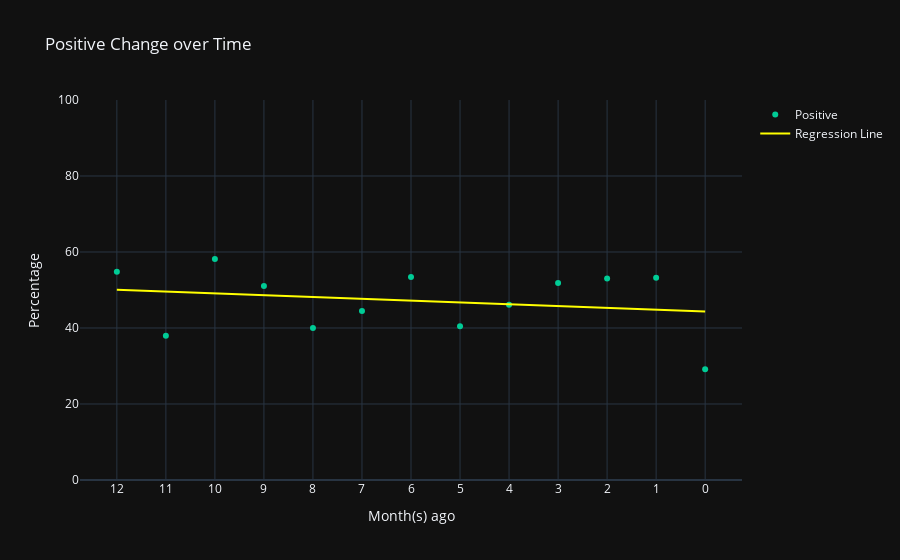

Notebook code cell kept with this figure:
### Markdown cell above
# Subgraph

### Code cell
y_values = df_groupby_date_label['POSITIVE']/df_groupby_date_label['TOTAL']*100

x_numeric = np.arange(len(df_groupby_date_label.index)).reshape(-1, 1)

model = LinearRegression()
model.fit(x_numeric, y_values)
line = model.predict(x_numeric)

hover_text = ['Y: {:.2f}%<br>Percent Change with previous month: {:.2f}%<br>Absolute Change with previous month: {:.2f}%'.format(y_values[i], (y_values[i]-y_values[i-1])/y_values[i-1]*100, y_values[i]-y_values[i-1]) if y_values[i]-y_values[i-1] <= 0 else 'Y: {:.2f}%<br>Percent Change with previous month: +{:.2f}%<br>Absolute Change with previous month: +{:.2f}%'.format(y_values[i], (y_values[i]-y_values[i-1])/y_values[i-1]*100, y_values[i]-y_values[i-1]) for i in range(1, len(y_values))]
hover_text.insert(0, 'Y: '+"{:.2f}".format(y_values[0])+'%<br>Percent Change with previous month: 0%<br>Absolute Change with previous month: 0%')

fig2 = go.Figure()
fig2.add_trace(go.Scatter(x=df_groupby_date_label.index,
                         y=y_values,
                         mode='markers',
                         marker=dict(color='#00cc96'),
                         name='Positive',
                         text=hover_text,
                         hovertemplate='%{text}<extra></extra>'))

fig2.add_trace(go.Scatter(x=df_groupby_date_label.index,
                         y=line,
                         mode='lines',
                         line=dict(color='yellow'),
                         name='Regression Line',
                         text=['Percentage Change over the whole period: {:.2f}%'.format(line[-1]-line[0]) if (line[-1]-line[0]) <= 0 else 'Percentage Change over the whole period: +{:.2f}%'.format(line[-1]-line[0])  for i in range(len(y_values))],
                         hovertemplate='%{text}<extra></extra>'))

fig2.update_layout(title='Positive Change over Time', xaxis_title='Month(s) ago', yaxis_title='Percentage', yaxis_range=[0,100])
fig2.show()

### Figure 1 — Plotly figure (JSON) as saved in the notebook; plotly's stock layout.template omitted (floating-point values rounded to 4 significant figures)
{"data": [{"hovertemplate": "%{text}<extra></extra>", "marker": {"color": "#00cc96"}, "mode": "markers", "name": "Positive", "text": ["Y: 54.79%<br>Percent Change with previous month: 0%<br>Absolute Change with previous month: 0%", "Y: 37.97%<br>Percent Change with previous month: -30.69%<br>Absolute Change with previous month: -16.81%", "Y: 58.16%<br>Percent Change with previous month: +53.16%<br>Absolute Change with previous month: +20.19%", "Y: 51.02%<br>Percent Change with previous month: -12.28%<br>Absolute Change with previous month: -7.14%", "Y: 40.00%<br>Percent Change with previous month: -21.60%<br>Absolute Change with previous month: -11.02%", "Y: 44.44%<br>Percent Change with previous month: +11.11%<br>Absolute Change with previous month: +4.44%", "Y: 53.40%<br>Percent Change with previous month: +20.15%<br>Absolute Change with previous month: +8.95%", "Y: 40.48%<br>Percent Change with previous month: -24.20%<br>Absolute Change with previous month: -12.92%", "Y: 46.09%<br>Percent Change with previous month: +13.86%<br>Absolute Change with previous month: +5.61%", "Y: 51.82%<br>Percent Change with previous month: +12.44%<br>Absolute Change with previous month: +5.73%", "Y: 53.00%<br>Percent Change with previous month: +2.28%<br>Absolute Change with previous month: +1.18%", "Y: 53.24%<br>Percent Change with previous month: +0.45%<br>Absolute Change with previous month: +0.24%", "Y: 29.17%<br>Percent Change with previous month: -45.21%<br>Absolute Change with previous month: -24.07%"], "type": "scatter", "x": ["12", "11", "10", "9", "8", "7", "6", "5", "4", "3", "2", "1", "0"], "y": [54.79, 37.97, 58.16, 51.02, 40, 44.44, 53.4, 40.48, 46.09, 51.82, 53, 53.24, 29.17]}, {"hovertemplate": "%{text}<extra></extra>", "line": {"color": "yellow"}, "mode": "lines", "name": "Regression Line", "text": ["Percentage Change over the whole period: -5.77%", "Percentage Change over the whole period: -5.77%", "Percentage Change over the whole period: -5.77%", "Percentage Change over the whole period: -5.77%", "Percentage Change over the whole period: -5.77%", "Percentage Change over the whole period: -5.77%", "Percentage Change over the whole period: -5.77%", "Percentage Change over the whole period: -5.77%", "Percentage Change over the whole period: -5.77%", "Percentage Change over the whole period: -5.77%", "Percentage Change over the whole period: -5.77%", "Percentage Change over the whole period: -5.77%", "Percentage Change over the whole period: -5.77%"], "type": "scatter", "x": ["12", "11", "10", "9", "8", "7", "6", "5", "4", "3", "2", "1", "0"], "y": [50.08, 49.6, 49.12, 48.64, 48.16, 47.68, 47.2, 46.72, 46.24, 45.76, 45.28, 44.8, 44.31]}], "layout": {"title": {"text": "Positive Change over Time"}, "xaxis": {"title": {"text": "Month(s) ago"}}, "yaxis": {"range": [0, 100], "title": {"text": "Percentage"}}}}
